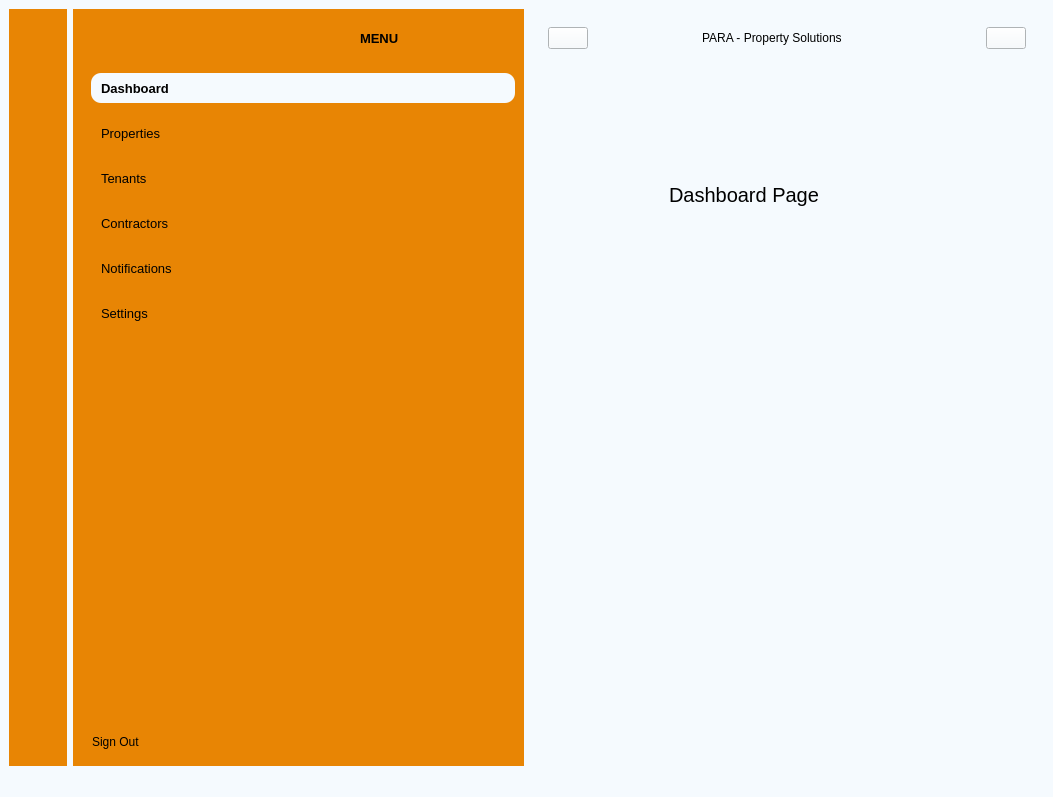
<?xml version="1.0" encoding="UTF-8"?>
<ui version="4.0">
 <class>MainWindow</class>
 <widget class="QMainWindow" name="MainWindow">
  <property name="geometry">
   <rect>
    <x>0</x>
    <y>0</y>
    <width>1053</width>
    <height>797</height>
   </rect>
  </property>
  <property name="windowTitle">
   <string>MainWindow</string>
  </property>
  <property name="styleSheet">
   <string notr="true">background-color: rgb(245, 250, 254);</string>
  </property>
  <widget class="QWidget" name="centralwidget">
   <layout class="QGridLayout" name="gridLayout">
    <item row="0" column="0">
     <widget class="QWidget" name="icon_image" native="true">
      <property name="styleSheet">
       <string notr="true">QWidget{
	
	background-color: rgb(232, 133, 4);
}

QPushButton{
 	color: black;
	height:30;
	border:none;
	border-top-left-radius:10px;
	border-top-right-radius:10px;
	border-bottom-left-radius:10px;
	border-bottom-right-radius:10px;
}

QPushButton:checked{
	background-color: #F5FAFE;
	color: black;
	font-weight:bold;
}</string>
      </property>
      <layout class="QVBoxLayout" name="verticalLayout_3">
       <property name="spacing">
        <number>9</number>
       </property>
       <item>
        <widget class="QLabel" name="label">
         <property name="minimumSize">
          <size>
           <width>40</width>
           <height>40</height>
          </size>
         </property>
         <property name="maximumSize">
          <size>
           <width>40</width>
           <height>40</height>
          </size>
         </property>
         <property name="text">
          <string/>
         </property>
         <property name="pixmap">
          <pixmap resource="icon.qrc">:/newPrefix/sidebar icon/user.svg</pixmap>
         </property>
         <property name="scaledContents">
          <bool>true</bool>
         </property>
        </widget>
       </item>
       <item>
        <layout class="QVBoxLayout" name="verticalLayout">
         <property name="spacing">
          <number>17</number>
         </property>
         <item>
          <widget class="QPushButton" name="dashboard_button">
           <property name="font">
            <font>
             <pointsize>10</pointsize>
            </font>
           </property>
           <property name="text">
            <string/>
           </property>
           <property name="icon">
            <iconset resource="icon.qrc">
             <normaloff>:/newPrefix/sidebar icon/grid.svg</normaloff>:/newPrefix/sidebar icon/grid.svg</iconset>
           </property>
           <property name="checkable">
            <bool>true</bool>
           </property>
           <property name="autoExclusive">
            <bool>true</bool>
           </property>
          </widget>
         </item>
         <item>
          <widget class="QPushButton" name="properties_button">
           <property name="font">
            <font>
             <pointsize>10</pointsize>
            </font>
           </property>
           <property name="text">
            <string/>
           </property>
           <property name="icon">
            <iconset resource="icon.qrc">
             <normaloff>:/newPrefix/sidebar icon/home.svg</normaloff>:/newPrefix/sidebar icon/home.svg</iconset>
           </property>
           <property name="checkable">
            <bool>true</bool>
           </property>
           <property name="autoExclusive">
            <bool>true</bool>
           </property>
          </widget>
         </item>
         <item>
          <widget class="QPushButton" name="tenants_button">
           <property name="font">
            <font>
             <pointsize>10</pointsize>
            </font>
           </property>
           <property name="text">
            <string/>
           </property>
           <property name="icon">
            <iconset resource="icon.qrc">
             <normaloff>:/newPrefix/sidebar icon/users.svg</normaloff>:/newPrefix/sidebar icon/users.svg</iconset>
           </property>
           <property name="checkable">
            <bool>true</bool>
           </property>
           <property name="autoExclusive">
            <bool>true</bool>
           </property>
          </widget>
         </item>
         <item>
          <widget class="QPushButton" name="contractors_button">
           <property name="font">
            <font>
             <pointsize>10</pointsize>
            </font>
           </property>
           <property name="text">
            <string/>
           </property>
           <property name="icon">
            <iconset resource="icon.qrc">
             <normaloff>:/newPrefix/sidebar icon/tool.svg</normaloff>:/newPrefix/sidebar icon/tool.svg</iconset>
           </property>
           <property name="checkable">
            <bool>true</bool>
           </property>
           <property name="autoExclusive">
            <bool>true</bool>
           </property>
          </widget>
         </item>
         <item>
          <widget class="QPushButton" name="noti_button">
           <property name="font">
            <font>
             <pointsize>10</pointsize>
            </font>
           </property>
           <property name="text">
            <string/>
           </property>
           <property name="icon">
            <iconset resource="icon.qrc">
             <normaloff>:/newPrefix/sidebar icon/bell.svg</normaloff>:/newPrefix/sidebar icon/bell.svg</iconset>
           </property>
           <property name="checkable">
            <bool>true</bool>
           </property>
           <property name="autoExclusive">
            <bool>true</bool>
           </property>
          </widget>
         </item>
         <item>
          <widget class="QPushButton" name="setting_button">
           <property name="font">
            <font>
             <pointsize>10</pointsize>
            </font>
           </property>
           <property name="text">
            <string/>
           </property>
           <property name="icon">
            <iconset resource="icon.qrc">
             <normaloff>:/newPrefix/sidebar icon/settings.svg</normaloff>:/newPrefix/sidebar icon/settings.svg</iconset>
           </property>
           <property name="checkable">
            <bool>true</bool>
           </property>
           <property name="autoExclusive">
            <bool>true</bool>
           </property>
          </widget>
         </item>
        </layout>
       </item>
       <item>
        <spacer name="verticalSpacer">
         <property name="orientation">
          <enum>Qt::Vertical</enum>
         </property>
         <property name="sizeHint" stdset="0">
          <size>
           <width>20</width>
           <height>361</height>
          </size>
         </property>
        </spacer>
       </item>
       <item>
        <widget class="QPushButton" name="signout_button">
         <property name="text">
          <string/>
         </property>
         <property name="icon">
          <iconset resource="icon.qrc">
           <normaloff>:/newPrefix/sidebar icon/log-out.svg</normaloff>:/newPrefix/sidebar icon/log-out.svg</iconset>
         </property>
         <property name="checkable">
          <bool>true</bool>
         </property>
         <property name="autoExclusive">
          <bool>true</bool>
         </property>
        </widget>
       </item>
      </layout>
     </widget>
    </item>
    <item row="0" column="1">
     <widget class="QWidget" name="icon_bar" native="true">
      <property name="styleSheet">
       <string notr="true">QWidget{
background-color: rgb(232, 133, 4);
}

QPushButton{
 	color: black;
	text-align:left;
	height:30;
	border:none;
	padding-left:10px;
	border-top-left-radius:10px;
	border-top-right-radius:10px;
	border-bottom-left-radius:10px;
	border-bottom-right-radius:10px;
}

QPushButton:checked{
	background-color: #F5FAFE;
	color: black;
	font-weight:bold;
}</string>
      </property>
      <layout class="QVBoxLayout" name="verticalLayout_4">
       <item>
        <layout class="QHBoxLayout" name="horizontalLayout_2">
         <item>
          <spacer name="horizontalSpacer_5">
           <property name="orientation">
            <enum>Qt::Horizontal</enum>
           </property>
           <property name="sizeHint" stdset="0">
            <size>
             <width>13</width>
             <height>17</height>
            </size>
           </property>
          </spacer>
         </item>
         <item>
          <widget class="QLabel" name="label_2">
           <property name="minimumSize">
            <size>
             <width>40</width>
             <height>40</height>
            </size>
           </property>
           <property name="maximumSize">
            <size>
             <width>40</width>
             <height>40</height>
            </size>
           </property>
           <property name="text">
            <string/>
           </property>
           <property name="pixmap">
            <pixmap resource="icon.qrc">:/newPrefix/sidebar icon/user.svg</pixmap>
           </property>
           <property name="scaledContents">
            <bool>true</bool>
           </property>
          </widget>
         </item>
         <item>
          <spacer name="horizontalSpacer_6">
           <property name="orientation">
            <enum>Qt::Horizontal</enum>
           </property>
           <property name="sizeHint" stdset="0">
            <size>
             <width>27</width>
             <height>17</height>
            </size>
           </property>
          </spacer>
         </item>
         <item>
          <widget class="QLabel" name="label_3">
           <property name="font">
            <font>
             <pointsize>10</pointsize>
             <weight>75</weight>
             <bold>true</bold>
            </font>
           </property>
           <property name="text">
            <string>MENU</string>
           </property>
          </widget>
         </item>
         <item>
          <spacer name="horizontalSpacer_7">
           <property name="orientation">
            <enum>Qt::Horizontal</enum>
           </property>
           <property name="sizeHint" stdset="0">
            <size>
             <width>26</width>
             <height>17</height>
            </size>
           </property>
          </spacer>
         </item>
        </layout>
       </item>
       <item>
        <layout class="QVBoxLayout" name="verticalLayout_2">
         <property name="spacing">
          <number>15</number>
         </property>
         <property name="leftMargin">
          <number>9</number>
         </property>
         <property name="topMargin">
          <number>9</number>
         </property>
         <item>
          <widget class="QPushButton" name="dashboard_button2_2">
           <property name="font">
            <font>
             <pointsize>10</pointsize>
            </font>
           </property>
           <property name="text">
            <string>Dashboard</string>
           </property>
           <property name="icon">
            <iconset resource="icon.qrc">
             <normaloff>:/newPrefix/sidebar icon/grid.svg</normaloff>:/newPrefix/sidebar icon/grid.svg</iconset>
           </property>
           <property name="checkable">
            <bool>true</bool>
           </property>
           <property name="checked">
            <bool>true</bool>
           </property>
           <property name="autoExclusive">
            <bool>true</bool>
           </property>
          </widget>
         </item>
         <item>
          <widget class="QPushButton" name="properties_button2">
           <property name="font">
            <font>
             <pointsize>10</pointsize>
            </font>
           </property>
           <property name="text">
            <string>Properties</string>
           </property>
           <property name="icon">
            <iconset resource="icon.qrc">
             <normaloff>:/newPrefix/sidebar icon/home.svg</normaloff>:/newPrefix/sidebar icon/home.svg</iconset>
           </property>
           <property name="checkable">
            <bool>true</bool>
           </property>
           <property name="autoExclusive">
            <bool>true</bool>
           </property>
          </widget>
         </item>
         <item>
          <widget class="QPushButton" name="tenants_button2">
           <property name="font">
            <font>
             <pointsize>10</pointsize>
            </font>
           </property>
           <property name="text">
            <string>Tenants</string>
           </property>
           <property name="icon">
            <iconset resource="icon.qrc">
             <normaloff>:/newPrefix/sidebar icon/users.svg</normaloff>:/newPrefix/sidebar icon/users.svg</iconset>
           </property>
           <property name="checkable">
            <bool>true</bool>
           </property>
           <property name="autoExclusive">
            <bool>true</bool>
           </property>
          </widget>
         </item>
         <item>
          <widget class="QPushButton" name="contractors_button2">
           <property name="font">
            <font>
             <pointsize>10</pointsize>
            </font>
           </property>
           <property name="text">
            <string>Contractors</string>
           </property>
           <property name="icon">
            <iconset resource="icon.qrc">
             <normaloff>:/newPrefix/sidebar icon/tool.svg</normaloff>:/newPrefix/sidebar icon/tool.svg</iconset>
           </property>
           <property name="checkable">
            <bool>true</bool>
           </property>
           <property name="autoExclusive">
            <bool>true</bool>
           </property>
          </widget>
         </item>
         <item>
          <widget class="QPushButton" name="noti_button2">
           <property name="font">
            <font>
             <pointsize>10</pointsize>
            </font>
           </property>
           <property name="text">
            <string>Notifications</string>
           </property>
           <property name="icon">
            <iconset resource="icon.qrc">
             <normaloff>:/newPrefix/sidebar icon/bell.svg</normaloff>:/newPrefix/sidebar icon/bell.svg</iconset>
           </property>
           <property name="checkable">
            <bool>true</bool>
           </property>
           <property name="autoExclusive">
            <bool>true</bool>
           </property>
          </widget>
         </item>
         <item>
          <widget class="QPushButton" name="setting_button2">
           <property name="font">
            <font>
             <pointsize>10</pointsize>
            </font>
           </property>
           <property name="text">
            <string>Settings</string>
           </property>
           <property name="icon">
            <iconset resource="icon.qrc">
             <normaloff>:/newPrefix/sidebar icon/settings.svg</normaloff>:/newPrefix/sidebar icon/settings.svg</iconset>
           </property>
           <property name="checkable">
            <bool>true</bool>
           </property>
           <property name="autoExclusive">
            <bool>true</bool>
           </property>
          </widget>
         </item>
        </layout>
       </item>
       <item>
        <spacer name="verticalSpacer_2">
         <property name="orientation">
          <enum>Qt::Vertical</enum>
         </property>
         <property name="sizeHint" stdset="0">
          <size>
           <width>20</width>
           <height>367</height>
          </size>
         </property>
        </spacer>
       </item>
       <item>
        <widget class="QPushButton" name="signout_button2">
         <property name="text">
          <string>Sign Out</string>
         </property>
         <property name="icon">
          <iconset resource="icon.qrc">
           <normaloff>:/newPrefix/sidebar icon/log-out.svg</normaloff>:/newPrefix/sidebar icon/log-out.svg</iconset>
         </property>
         <property name="checkable">
          <bool>true</bool>
         </property>
         <property name="autoExclusive">
          <bool>true</bool>
         </property>
        </widget>
       </item>
      </layout>
     </widget>
    </item>
    <item row="0" column="2">
     <widget class="QWidget" name="main_page" native="true">
      <layout class="QVBoxLayout" name="verticalLayout_5">
       <item>
        <widget class="QWidget" name="header" native="true">
         <layout class="QHBoxLayout" name="horizontalLayout_3">
          <item>
           <layout class="QHBoxLayout" name="horizontalLayout">
            <item>
             <widget class="QPushButton" name="pushButton_15">
              <property name="text">
               <string/>
              </property>
              <property name="icon">
               <iconset resource="icon.qrc">
                <normaloff>:/newPrefix/sidebar icon/menu.svg</normaloff>:/newPrefix/sidebar icon/menu.svg</iconset>
              </property>
              <property name="checkable">
               <bool>true</bool>
              </property>
             </widget>
            </item>
            <item>
             <spacer name="horizontalSpacer">
              <property name="orientation">
               <enum>Qt::Horizontal</enum>
              </property>
              <property name="sizeHint" stdset="0">
               <size>
                <width>108</width>
                <height>20</height>
               </size>
              </property>
             </spacer>
            </item>
            <item>
             <widget class="QLabel" name="label_6">
              <property name="text">
               <string>PARA - Property Solutions</string>
              </property>
             </widget>
            </item>
            <item>
             <spacer name="horizontalSpacer_2">
              <property name="orientation">
               <enum>Qt::Horizontal</enum>
              </property>
              <property name="sizeHint" stdset="0">
               <size>
                <width>138</width>
                <height>20</height>
               </size>
              </property>
             </spacer>
            </item>
            <item>
             <widget class="QPushButton" name="pushButton_16">
              <property name="text">
               <string/>
              </property>
              <property name="icon">
               <iconset resource="icon.qrc">
                <normaloff>:/newPrefix/sidebar icon/user.svg</normaloff>:/newPrefix/sidebar icon/user.svg</iconset>
              </property>
             </widget>
            </item>
           </layout>
          </item>
         </layout>
        </widget>
       </item>
       <item>
        <widget class="QStackedWidget" name="stackedWidget">
         <widget class="QWidget" name="Dashboard">
          <widget class="QLabel" name="label_7">
           <property name="geometry">
            <rect>
             <x>130</x>
             <y>90</y>
             <width>201</width>
             <height>81</height>
            </rect>
           </property>
           <property name="font">
            <font>
             <pointsize>15</pointsize>
            </font>
           </property>
           <property name="text">
            <string>Dashboard Page</string>
           </property>
          </widget>
         </widget>
         <widget class="QWidget" name="Property">
          <widget class="QLabel" name="label_8">
           <property name="geometry">
            <rect>
             <x>120</x>
             <y>80</y>
             <width>201</width>
             <height>81</height>
            </rect>
           </property>
           <property name="font">
            <font>
             <pointsize>15</pointsize>
            </font>
           </property>
           <property name="text">
            <string>Properties Page</string>
           </property>
          </widget>
         </widget>
         <widget class="QWidget" name="Tenant">
          <widget class="QLabel" name="label_9">
           <property name="geometry">
            <rect>
             <x>120</x>
             <y>60</y>
             <width>201</width>
             <height>81</height>
            </rect>
           </property>
           <property name="font">
            <font>
             <pointsize>15</pointsize>
            </font>
           </property>
           <property name="text">
            <string>Tenants Page</string>
           </property>
          </widget>
         </widget>
         <widget class="QWidget" name="Contractor">
          <widget class="QLabel" name="label_10">
           <property name="geometry">
            <rect>
             <x>120</x>
             <y>40</y>
             <width>201</width>
             <height>81</height>
            </rect>
           </property>
           <property name="font">
            <font>
             <pointsize>15</pointsize>
            </font>
           </property>
           <property name="text">
            <string>Contractors Page</string>
           </property>
          </widget>
         </widget>
         <widget class="QWidget" name="Notification">
          <widget class="QLabel" name="label_11">
           <property name="geometry">
            <rect>
             <x>120</x>
             <y>20</y>
             <width>201</width>
             <height>81</height>
            </rect>
           </property>
           <property name="font">
            <font>
             <pointsize>15</pointsize>
            </font>
           </property>
           <property name="text">
            <string>Notification Page</string>
           </property>
          </widget>
         </widget>
         <widget class="QWidget" name="Setting">
          <widget class="QLabel" name="label_12">
           <property name="geometry">
            <rect>
             <x>130</x>
             <y>60</y>
             <width>201</width>
             <height>81</height>
            </rect>
           </property>
           <property name="font">
            <font>
             <pointsize>15</pointsize>
            </font>
           </property>
           <property name="text">
            <string>Settings Page</string>
           </property>
          </widget>
         </widget>
        </widget>
       </item>
      </layout>
     </widget>
    </item>
   </layout>
  </widget>
  <widget class="QStatusBar" name="statusbar"/>
 </widget>
 <resources>
  <include location="icon.qrc"/>
 </resources>
 <connections>
  <connection>
   <sender>pushButton_15</sender>
   <signal>toggled(bool)</signal>
   <receiver>icon_image</receiver>
   <slot>setHidden(bool)</slot>
   <hints>
    <hint type="sourcelabel">
     <x>551</x>
     <y>51</y>
    </hint>
    <hint type="destinationlabel">
     <x>68</x>
     <y>512</y>
    </hint>
   </hints>
  </connection>
  <connection>
   <sender>pushButton_15</sender>
   <signal>toggled(bool)</signal>
   <receiver>icon_bar</receiver>
   <slot>setVisible(bool)</slot>
   <hints>
    <hint type="sourcelabel">
     <x>538</x>
     <y>55</y>
    </hint>
    <hint type="destinationlabel">
     <x>238</x>
     <y>496</y>
    </hint>
   </hints>
  </connection>
  <connection>
   <sender>dashboard_button2_2</sender>
   <signal>toggled(bool)</signal>
   <receiver>dashboard_button</receiver>
   <slot>setChecked(bool)</slot>
   <hints>
    <hint type="sourcelabel">
     <x>125</x>
     <y>93</y>
    </hint>
    <hint type="destinationlabel">
     <x>48</x>
     <y>87</y>
    </hint>
   </hints>
  </connection>
  <connection>
   <sender>dashboard_button</sender>
   <signal>toggled(bool)</signal>
   <receiver>dashboard_button2_2</receiver>
   <slot>setChecked(bool)</slot>
   <hints>
    <hint type="sourcelabel">
     <x>54</x>
     <y>76</y>
    </hint>
    <hint type="destinationlabel">
     <x>124</x>
     <y>102</y>
    </hint>
   </hints>
  </connection>
  <connection>
   <sender>properties_button2</sender>
   <signal>toggled(bool)</signal>
   <receiver>properties_button</receiver>
   <slot>setChecked(bool)</slot>
   <hints>
    <hint type="sourcelabel">
     <x>140</x>
     <y>138</y>
    </hint>
    <hint type="destinationlabel">
     <x>47</x>
     <y>127</y>
    </hint>
   </hints>
  </connection>
  <connection>
   <sender>properties_button</sender>
   <signal>toggled(bool)</signal>
   <receiver>properties_button2</receiver>
   <slot>setChecked(bool)</slot>
   <hints>
    <hint type="sourcelabel">
     <x>56</x>
     <y>137</y>
    </hint>
    <hint type="destinationlabel">
     <x>137</x>
     <y>145</y>
    </hint>
   </hints>
  </connection>
  <connection>
   <sender>tenants_button</sender>
   <signal>toggled(bool)</signal>
   <receiver>tenants_button2</receiver>
   <slot>setChecked(bool)</slot>
   <hints>
    <hint type="sourcelabel">
     <x>57</x>
     <y>181</y>
    </hint>
    <hint type="destinationlabel">
     <x>144</x>
     <y>178</y>
    </hint>
   </hints>
  </connection>
  <connection>
   <sender>tenants_button2</sender>
   <signal>toggled(bool)</signal>
   <receiver>tenants_button</receiver>
   <slot>setChecked(bool)</slot>
   <hints>
    <hint type="sourcelabel">
     <x>123</x>
     <y>188</y>
    </hint>
    <hint type="destinationlabel">
     <x>47</x>
     <y>190</y>
    </hint>
   </hints>
  </connection>
  <connection>
   <sender>contractors_button</sender>
   <signal>toggled(bool)</signal>
   <receiver>contractors_button2</receiver>
   <slot>setChecked(bool)</slot>
   <hints>
    <hint type="sourcelabel">
     <x>54</x>
     <y>227</y>
    </hint>
    <hint type="destinationlabel">
     <x>139</x>
     <y>220</y>
    </hint>
   </hints>
  </connection>
  <connection>
   <sender>contractors_button2</sender>
   <signal>toggled(bool)</signal>
   <receiver>contractors_button</receiver>
   <slot>setChecked(bool)</slot>
   <hints>
    <hint type="sourcelabel">
     <x>157</x>
     <y>231</y>
    </hint>
    <hint type="destinationlabel">
     <x>46</x>
     <y>231</y>
    </hint>
   </hints>
  </connection>
  <connection>
   <sender>noti_button</sender>
   <signal>toggled(bool)</signal>
   <receiver>noti_button2</receiver>
   <slot>setChecked(bool)</slot>
   <hints>
    <hint type="sourcelabel">
     <x>60</x>
     <y>262</y>
    </hint>
    <hint type="destinationlabel">
     <x>139</x>
     <y>267</y>
    </hint>
   </hints>
  </connection>
  <connection>
   <sender>noti_button2</sender>
   <signal>toggled(bool)</signal>
   <receiver>noti_button</receiver>
   <slot>setChecked(bool)</slot>
   <hints>
    <hint type="sourcelabel">
     <x>146</x>
     <y>277</y>
    </hint>
    <hint type="destinationlabel">
     <x>46</x>
     <y>278</y>
    </hint>
   </hints>
  </connection>
  <connection>
   <sender>setting_button</sender>
   <signal>toggled(bool)</signal>
   <receiver>setting_button2</receiver>
   <slot>setChecked(bool)</slot>
   <hints>
    <hint type="sourcelabel">
     <x>53</x>
     <y>312</y>
    </hint>
    <hint type="destinationlabel">
     <x>149</x>
     <y>315</y>
    </hint>
   </hints>
  </connection>
  <connection>
   <sender>setting_button2</sender>
   <signal>toggled(bool)</signal>
   <receiver>setting_button</receiver>
   <slot>setChecked(bool)</slot>
   <hints>
    <hint type="sourcelabel">
     <x>133</x>
     <y>325</y>
    </hint>
    <hint type="destinationlabel">
     <x>37</x>
     <y>328</y>
    </hint>
   </hints>
  </connection>
  <connection>
   <sender>signout_button</sender>
   <signal>toggled(bool)</signal>
   <receiver>MainWindow</receiver>
   <slot>close()</slot>
   <hints>
    <hint type="sourcelabel">
     <x>31</x>
     <y>739</y>
    </hint>
    <hint type="destinationlabel">
     <x>32</x>
     <y>852</y>
    </hint>
   </hints>
  </connection>
  <connection>
   <sender>signout_button2</sender>
   <signal>toggled(bool)</signal>
   <receiver>MainWindow</receiver>
   <slot>close()</slot>
   <hints>
    <hint type="sourcelabel">
     <x>145</x>
     <y>740</y>
    </hint>
    <hint type="destinationlabel">
     <x>136</x>
     <y>830</y>
    </hint>
   </hints>
  </connection>
 </connections>
</ui>
